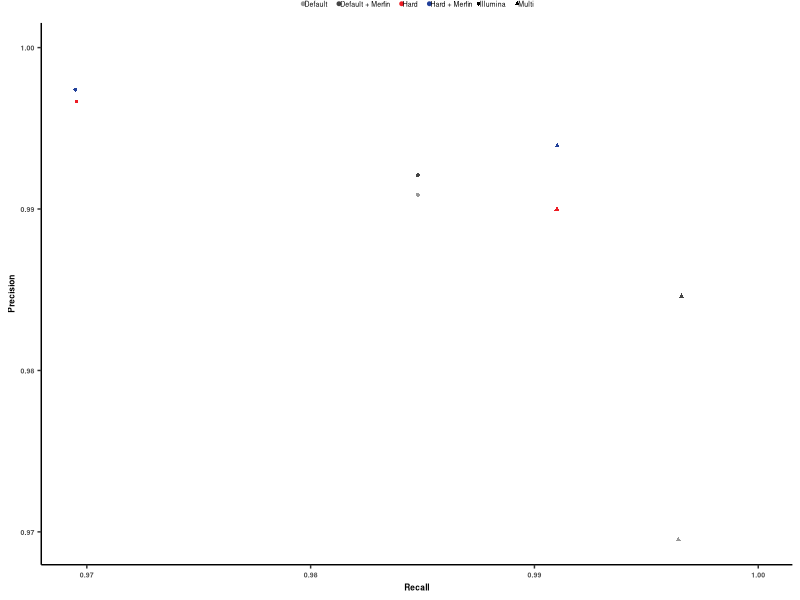
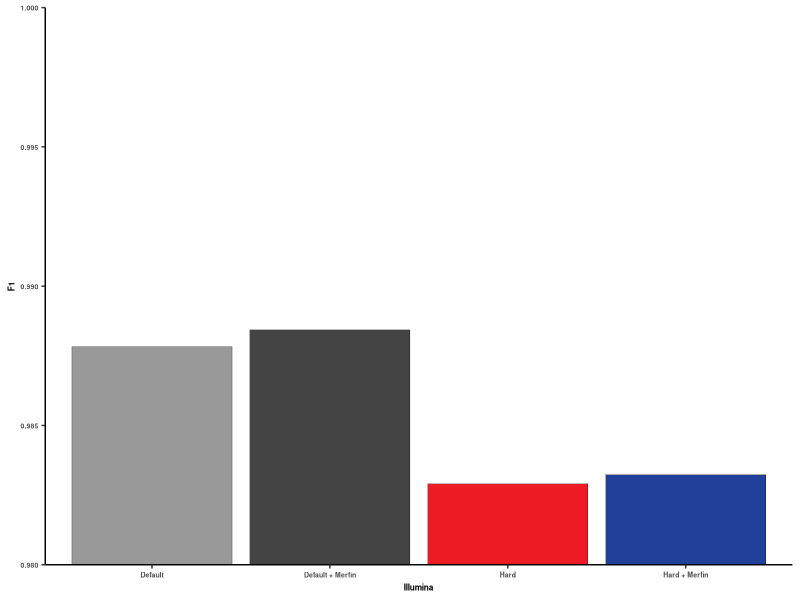
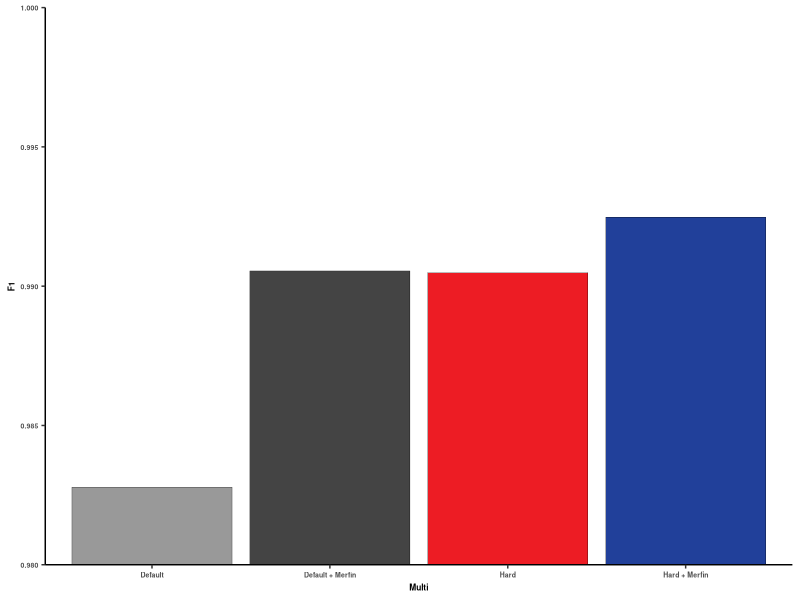

Generate these figures, in order, with R:
library(ggplot2)
library(scales)
library(cowplot)
library(gridExtra)
library(data.table)
library(gtable)

getwd()
setwd("Merfin/")

merfin_col <- c("#999999", "#ED1C24", "#21409A")
merfin_col4 <- c("#999999", "#444444", "#ED1C24", "#21409A")

plot_pr <- function(dat, X, Y) {
    ggplot(dat, aes(x=X, y=Y, fill = Legend, col = Legend)) + 
        geom_point(aes(shape = factor(SET)), size = 1) +
        ylab("Precision") +
        xlab("Recall") +
        theme_classic() +
        theme(
            axis.title = element_text(face="bold", size=6),
            axis.text = element_text(face="bold", size=5),
            legend.title = element_blank(),
            legend.spacing = unit(0.5, 'mm'),
            legend.text = element_text(size = 5, margin = margin(t=0, r=0, b=0, l=-2)),    # 
            #legend.position = c(0.05, 0.1),  # Modify this if the legend is covering your favorite circle
            legend.box.just = "left",
            legend.position = "top",
            #legend.justification = c("left", "bottom"),
            legend.key.size = unit(2, "mm"),
            legend.key=element_blank(),
            legend.margin=margin(c(-2, 0, 0, 0), unit="mm")
        ) +
        #guides( shape = guide_legend(order = 1), # order 1
        #        col = guide_legend(override.aes = list(size=1, alpha=1), order = 2),
        #        fill  = "none") +
        scale_color_manual(values = merfin_col4) +
        scale_fill_manual(values = merfin_col4) +
        scale_x_continuous(limits = c(min(X, Y), 1.00)) +
        scale_y_continuous(limits = c(min(X, Y), 1.00))
}

plot_bar <- function(dat, X, Y, x_lab, y_lab) {
    ggplot(dat, aes(x=X, y=Y, fill = X)) + 
        geom_bar(stat="identity", col = "black", size = 0.1,
                 position=position_dodge()) +
        ylab(y_lab) +
        #xlab(x_lab) +
        theme_classic() +
        theme(
            axis.title = element_text(face="bold", size=6),
            axis.text = element_text(face="bold", size=5),
            legend.position = "none",
            legend.title = element_blank(),
            legend.key = element_blank()) +
        scale_color_manual(values = merfin_col4) +
        scale_fill_manual(values = merfin_col4) +
        scale_x_discrete(name=x_lab) +
        scale_y_continuous(expand = c(0, 0),
                           limits = c(0.980, 1.0),
                           oob = rescale_none)
}

### Read data
dat=fread("hg002_benchmark_all.txt", header = T, sep = "\t", na.strings = "NA")
head(dat)

### Keep in-place order
dat$ID = factor(dat$ID, levels = as.ordered(dat$ID))
#dat$Legend = factor(dat$Legend, levels = unique(as.ordered(dat$Legend)))
#dat$Legend

# Recall, Precision
dat_sub <- subset(dat, Type == "SNP_INDEL" & Filter == "ALL" 
                  & (Category == "Default" | Category == "Hard" 
                   | Category == "Merfin_gt1" | Category == "Hard_Merfin_gt1"))
p1 <- plot_pr(dat_sub, dat_sub$METRIC.Recall, dat_sub$METRIC.Precision)
p1

leg = gtable_filter(ggplotGrob(p1), "guide-box")
labels <- arrangeGrob(leg)
ggsave("output/benchmark_legend.pdf", labels, width=90, height=4,  units = "mm")

# F1, Illumina
dat_sub <- subset(dat, Type == "SNP_INDEL" & Filter == "ALL" 
                    &  SET  == "Illumina"
                    & (Category == "Default" | Category == "Hard" 
                     | Category == "Merfin_gt1" | Category == "Hard_Merfin_gt1"))
p2 <- plot_bar(dat_sub,
              dat_sub$Legend, dat_sub$METRIC.F1_Score,
              "Illumina", "F1")
p2

# F1, Multi-platform
dat_sub <- subset(dat, Type == "SNP_INDEL" & Filter == "ALL" 
                  &  SET  == "Multi"
                  & (Category == "Default" | Category == "Hard" 
                   | Category == "Merfin_gt1" | Category == "Hard_Merfin_gt1"))
p3 <- plot_bar(dat_sub,
              dat_sub$Legend, dat_sub$METRIC.F1_Score,
              "Multi",
              "F1")
p3


data_plot <- arrangeGrob(p1 + theme(legend.position = "none"),
                         p2 + theme(legend.position = "none", axis.text.x = element_blank()),
                         p3 + theme(legend.position = "none", axis.text.x = element_blank()),
                         ncol = 3,
                         widths = c(1, 1, 1))

p <- arrangeGrob(data_plot, labels, nrow = 2, heights = c(6, 1))
p
ggsave(file = "hg002_benchmark.pdf", p, width = 110, height = 38, units = "mm", device=cairo_pdf)


